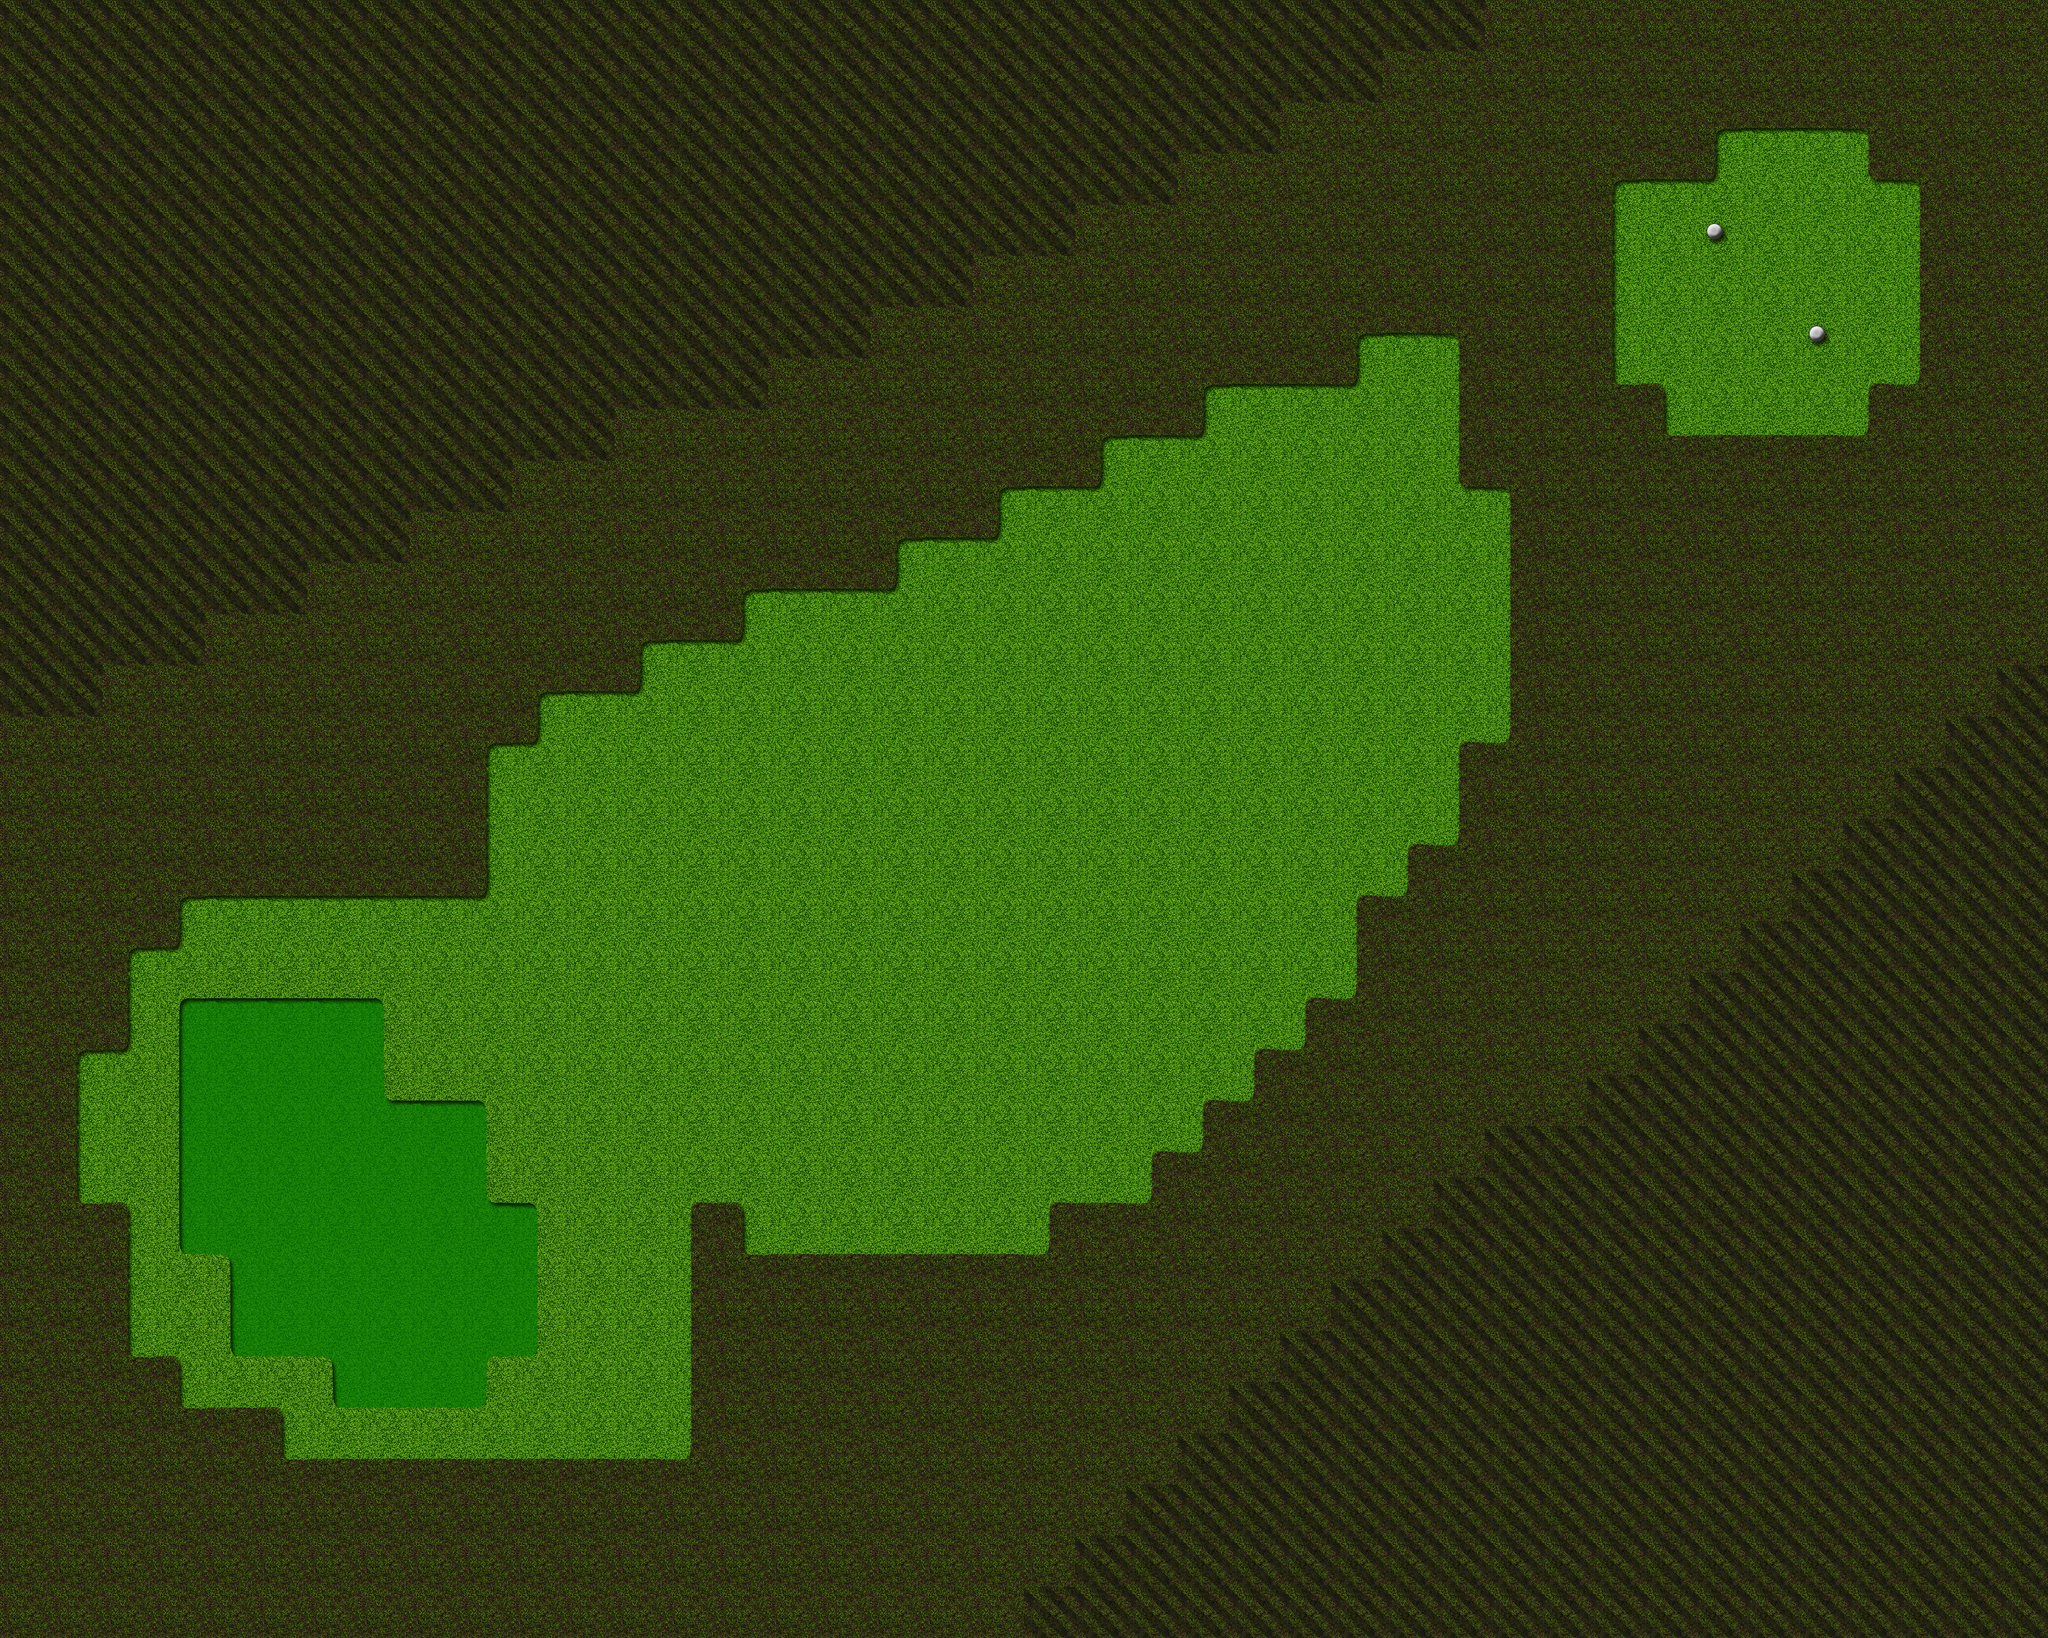

Below is a game level as drawn by its tile map, then a one-line description and the .tmx that defines it (tile-layer data replaced by summaries):
An orthogonal 40x32 tile map with 64x64 px tiles, 1 tile layer (Tile Layer 1), 2 tilesets and 50 objects (Hole, Tee).

<map version="1.0" orientation="orthogonal" width="40" height="32" tilewidth="64" tileheight="64">
 <tileset firstgid="1" name="Golf" tilewidth="64" tileheight="64">
  <image source="tilemap.png" width="1024" height="1024" />
  <terraintypes>
   <terrain name="Rough" tile="0" />
   <terrain name="Fairway" tile="1" />
   <terrain name="Green" tile="16" />
   <terrain name="Bunker" tile="17" />
   <terrain name="Water" tile="19" />
  </terraintypes>
  <tile id="0" terrain="0,0,0,0" />
  <tile id="1" terrain="1,1,1,1" />
  <tile id="4" terrain="1,2,1,2" />
  <tile id="5" terrain="2,1,2,1" />
  <tile id="6" terrain="1,1,1,2" />
  <tile id="7" terrain="1,1,2,1" />
  <tile id="16" terrain="2,2,2,2" />
  <tile id="17" terrain="3,3,3,3" />
  <tile id="19" terrain="4,4,4,4" />
  <tile id="20" terrain="2,2,1,1" />
  <tile id="21" terrain="1,1,2,2" />
  <tile id="22" terrain="1,2,1,1" />
  <tile id="23" terrain="2,1,1,1" />
  <tile id="32" terrain="1,1,1,3" />
  <tile id="33" terrain="1,1,3,1" />
  <tile id="34" terrain="3,3,3,1" />
  <tile id="35" terrain="3,3,1,3" />
  <tile id="44" terrain="1,3,1,3" />
  <tile id="45" terrain="3,1,3,1" />
  <tile id="46" terrain="1,1,1,4" />
  <tile id="47" terrain="1,1,4,1" />
  <tile id="48" terrain="1,3,1,1" />
  <tile id="49" terrain="3,1,1,1" />
  <tile id="50" terrain="3,1,3,3" />
  <tile id="51" terrain="1,3,3,3" />
  <tile id="60" terrain="3,3,1,1" />
  <tile id="61" terrain="1,1,3,3" />
  <tile id="62" terrain="1,4,1,1" />
  <tile id="63" terrain="4,1,1,1" />
  <tile id="64" terrain="4,4,4,1" />
  <tile id="65" terrain="4,4,1,4" />
  <tile id="74" terrain="1,4,1,4" />
  <tile id="75" terrain="4,1,4,1" />
  <tile id="76" terrain="0,0,0,1" />
  <tile id="77" terrain="0,0,1,0" />
  <tile id="78" terrain="1,1,1,0" />
  <tile id="79" terrain="1,1,0,1" />
  <tile id="80" terrain="4,1,4,4" />
  <tile id="81" terrain="1,4,4,4" />
  <tile id="90" terrain="4,4,1,1" />
  <tile id="91" terrain="1,1,4,4" />
  <tile id="92" terrain="0,1,0,0" />
  <tile id="93" terrain="1,0,0,0" />
  <tile id="94" terrain="1,0,1,1" />
  <tile id="95" terrain="0,1,1,1" />
  <tile id="104" terrain="0,1,0,1" />
  <tile id="105" terrain="1,0,1,0" />
  <tile id="106" terrain="3,3,3,0" />
  <tile id="107" terrain="3,3,0,3" />
  <tile id="108" terrain="0,0,0,3" />
  <tile id="109" terrain="0,0,3,0" />
  <tile id="120" terrain="1,1,0,0" />
  <tile id="121" terrain="0,0,1,1" />
  <tile id="122" terrain="3,0,3,3" />
  <tile id="123" terrain="0,3,3,3" />
  <tile id="124" terrain="0,3,0,0" />
  <tile id="125" terrain="3,0,0,0" />
  <tile id="134" terrain="0,3,0,3" />
  <tile id="135" terrain="3,0,3,0" />
  <tile id="136" terrain="0,0,0,4" />
  <tile id="137" terrain="0,0,4,0" />
  <tile id="138" terrain="4,4,4,0" />
  <tile id="139" terrain="4,4,0,4" />
  <tile id="150" terrain="3,3,0,0" />
  <tile id="151" terrain="0,0,3,3" />
  <tile id="152" terrain="0,4,0,0" />
  <tile id="153" terrain="4,0,0,0" />
  <tile id="154" terrain="4,0,4,4" />
  <tile id="155" terrain="0,4,4,4" />
  <tile id="164" terrain="0,4,0,4" />
  <tile id="165" terrain="4,0,4,0" />
  <tile id="166" terrain="2,2,2,1" />
  <tile id="167" terrain="2,2,1,2" />
  <tile id="180" terrain="4,4,0,0" />
  <tile id="181" terrain="0,0,4,4" />
  <tile id="182" terrain="2,1,2,2" />
  <tile id="183" terrain="1,2,2,2" />
 </tileset>
 <tileset firstgid="257" name="Trees" tilewidth="256" tileheight="256">
  <image source="tree_tiles.png" width="512" height="512" />
 </tileset>
 <layer name="Tile Layer 1" width="40" height="32">
  <data>[1280 cells, 1280 non-empty, 28 distinct tile ids]</data>
 </layer>
 <objectgroup name="Object Layer 1" width="40" height="32">
  <object name="Hole" x="364" y="1418" width="21" height="18">
   <ellipse />
  </object>
  <object name="Tee" x="2212" y="339" width="15" height="12">
   <ellipse />
  </object>
 </objectgroup>
 <objectgroup name="Object Layer 2" width="40" height="32">
  <object gid="257" x="2317" y="1073" />
  <object gid="257" x="1757" y="1580" />
  <object gid="257" x="2193" y="1722" />
  <object gid="257" x="1733" y="2037" />
  <object gid="257" x="1048" y="2055" />
  <object gid="257" x="78" y="973" />
  <object gid="257" x="820" y="516" />
  <object gid="257" x="187" y="201" />
  <object gid="257" x="217" y="558" />
  <object gid="257" x="827" y="340" />
  <object gid="257" x="505" y="267" />
  <object gid="257" x="1254" y="195" />
  <object gid="258" x="2205" y="1298" />
  <object gid="258" x="1811" y="1770" />
  <object gid="258" x="2157" y="1922" />
  <object gid="258" x="1420" y="1937" />
  <object gid="258" x="448" y="867" />
  <object gid="258" x="466" y="483" />
  <object gid="258" x="-107" y="325" />
  <object gid="258" x="17" y="534" />
  <object gid="258" x="720" y="210" />
  <object gid="258" x="1048" y="276" />
  <object gid="258" x="833" y="1752" />
  <object gid="259" x="233" y="1170" />
  <object gid="259" x="427" y="625" />
  <object gid="259" x="48" y="734" />
  <object gid="259" x="239" y="298" />
  <object gid="259" x="639" y="355" />
  <object gid="259" x="924" y="195" />
  <object gid="259" x="1999" y="1364" />
  <object gid="259" x="2314" y="1440" />
  <object gid="259" x="2030" y="1634" />
  <object gid="259" x="2311" y="1964" />
  <object gid="259" x="1920" y="2067" />
  <object gid="259" x="1617" y="1855" />
  <object gid="259" x="708" y="2049" />
  <object gid="260" x="1424" y="2076" />
  <object gid="260" x="1627" y="1661" />
  <object gid="260" x="1987" y="1864" />
  <object gid="260" x="2148" y="1540" />
  <object gid="260" x="2354" y="1713" />
  <object gid="260" x="1387" y="231" />
  <object gid="260" x="999" y="416" />
  <object gid="260" x="630" y="595" />
  <object gid="260" x="366" y="370" />
  <object gid="260" x="266" y="764" />
  <object gid="260" x="30" y="246" />
  <object gid="260" x="1011" y="713" />
 </objectgroup>
</map>
